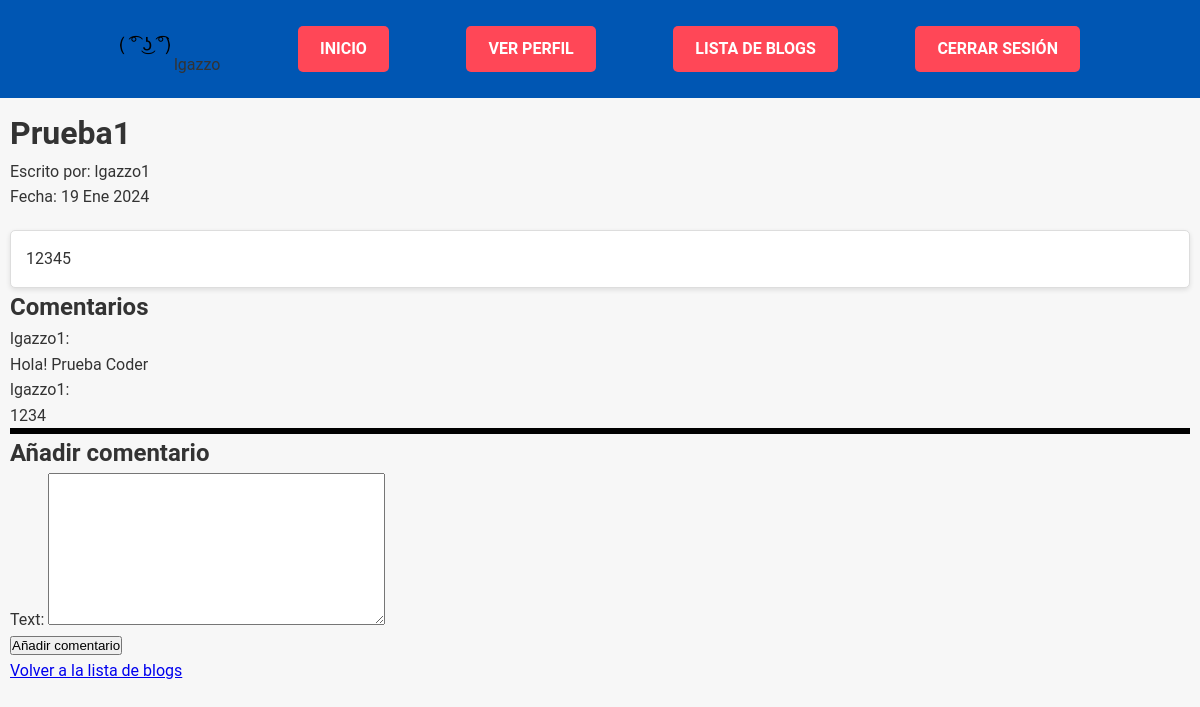
The page /pages/22/ (signed in) on the database its author committed.
### accounts/models.py (models this page shows)
class CustomUser(AbstractUser):
    profile_image = models.ImageField(upload_to='profile_images/', blank=True, null=True)
    description = models.TextField(blank=True, null=True)
    website = models.URLField(blank=True, null=True)

### blog/models.py (models this page shows)
class Blog(models.Model):
    CATEGORY_CHOICES = [
        ('Política', 'Política'),
        ('Tecnología', 'Tecnología'),
        ('Ciencia', 'Ciencia'),
        ('Humor', 'Humor'),
    ]
    title = models.CharField(max_length=200)
    subtitle = models.CharField(max_length=200)
    body = RichTextField()
    author = models.ForeignKey(
        settings.AUTH_USER_MODEL,
        on_delete=models.CASCADE
    )
    date = models.DateTimeField(auto_now_add=True)
    image = models.ImageField(upload_to='blog_images/')
    category = models.CharField(max_length=100, choices=CATEGORY_CHOICES, default='Humor')

class Comment(models.Model):
    blog = models.ForeignKey(Blog, on_delete=models.CASCADE, related_name='comments')
    author = models.ForeignKey(settings.AUTH_USER_MODEL, on_delete=models.CASCADE)
    text = models.TextField()
    created_date = models.DateTimeField(auto_now_add=True)
    text = RichTextField()

### blog/views.py (the view)
# urls.py: path('<int:pk>/', views.blog_detail, name='blog_detail'),
@login_required
def blog_detail(request, pk):
    blog = get_object_or_404(Blog, pk=pk)
    if request.method == "POST":
        form = CommentForm(request.POST)
        if form.is_valid():
            comment = form.save(commit=False)
            comment.blog = blog
            comment.author = request.user
            comment.save()
            return redirect('blog_detail', pk=blog.pk)
    else:
        form = CommentForm()
    return render(request, 'blog/blog_detail.html', {'blog': blog, 'form': form})

### blog/forms.py
class CommentForm(forms.ModelForm):
    class Meta:
        model = Comment
        fields = ['text']

### blog/templates/blog/blog_detail.html (shortened to what this page needs)
{% load static %}
<!DOCTYPE html>
<html>
<head>
    <link rel="stylesheet" href="{% static 'css/style.css' %}">
</head>
<body>
    <header>
        <div class="container">
            {% if user.is_authenticated %}
                <span class="user-info">
                {% if user.profile_image %}
                    <img src="{{ user.profile_image.url }}" alt="Avatar" class="user-avatar">
                {% else %}
                    <img src="{% static '/avatars/default-avatar.png' %}" alt="Avatar" class="user-avatar">
                {% endif %}
                {{ user.username }}
                </span>
                <a href="{% url 'landing' %}" class="header-button">Inicio</a>
                <a href="{% url 'profile' %}" class="header-button">Ver Perfil</a>
                <a href="{% url 'blog_list' %}" class="header-button">Lista de Blogs</a>
                <a href="{% url 'logout' %}" class="header-button">Cerrar Sesión</a>
            {% else %}
                <a href="{% url 'login' %}" class="header-button">Iniciar Sesión</a>
                <a href="{% url 'signup' %}" class="header-button">Registrarse</a>
            {% endif %}
        </div>
    </header>
    <div class="contenido">
        <div class="blog-detail-container">
            <h1>{{ blog.title }}</h1>
            <div class="blog-meta">
                <span class="author">Escrito por: {{ blog.author.username }}</span>
                <br>
                <span class="date">Fecha: {{ blog.date|date:"d M Y" }}</span>
            </div>
            <div class="blog-content">{{ blog.body|safe }}</div>
        </div>
        <h2>Comentarios</h2>
        {% for comment in blog.comments.all %}
            <p>{{ comment.author.username }}: {{ comment.text | safe }}</p>
        {% endfor %}
        <hr size="8px" color="black" />
        {% if user.is_authenticated %}
        <h2>Añadir comentario</h2>
        <form method="post">
            {{ form.as_p }}
            <input type="submit" value="Añadir comentario">
        </form>
        {% else %}
        <p>Necesitas estar logueado para comentar. <a href="{% url 'login' %}">Iniciar sesión</a></p>
        {% endif %}
        <a href="{% url 'blog_list' %}">Volver a la lista de blogs</a>
    </div>
</body>
</html>

### static/css/style.css (style rules this page uses)
* { margin: 0; padding: 0; box-sizing: border-box; }
body { font-family: 'Roboto', sans-serif; background-color: #f7f7f7; color: #333; line-height: 1.6; }
header { position: static; background: #0056b3; padding: 20px 0; width: 100%; top: 0; z-index: 1000; }
header .container { display: flex; justify-content: space-between; align-items: center; padding: 0 10%; }
header a { color: #fff; text-decoration: none; padding: 8px 20px; border: 2px solid transparent; transition: all 0.3s ease; }
.header-button { background-color: #ff4757; color: #fff; border-radius: 5px; font-weight: 700; text-transform: uppercase; }

### blog/templates/blog/blog_detail.html (style rules this page uses)
.user-avatar { width: 50px; height: 50px; border-radius: 50%; }
.contenido { padding: 10px }
.blog-content { border: 1px solid #ddd; padding: 15px; margin-top: 20px; background-color: #fff; border-radius: 5px; box-shadow: 0 2px 5px rgba(0, 0, 0, 0.1); }

### rows shown on the page
CustomUser: username "lgazzo"
Blog: title "Prueba1", author.username "lgazzo1", date "19 Ene 2024", body "12345"
Comment: author.username "lgazzo1", text "Hola! Prueba Coder"
Comment: author.username "lgazzo1", text "1234"
